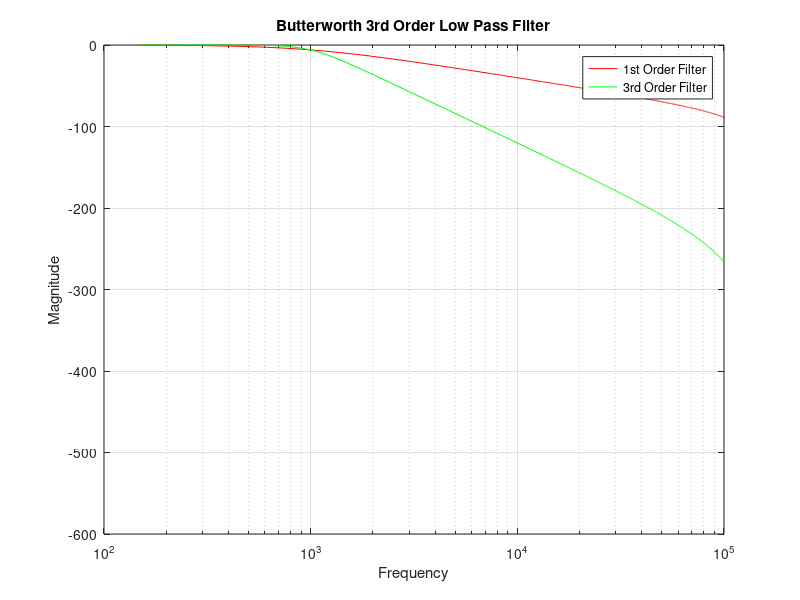

This figure's MATLAB source:
FFc = 1000; %filter cutoff frequency
FFs = 300000; %filter sampling frequency

[b,a]=butter(1,(FFc/(FFs/2)),'low'); %butterworth 1st order filter formulation
[h,Ff_dom]=freqz(b,a,1000,FFs); %h: frequency response, f: frequency vector

%1st order filter implementation:
H_dB = 20.*log10(h.*conj(h)); %frequency response
figure(1);
semilogx(Ff_dom, H_dB, 'r');
xlim([100,100000]); %frequency range
title('Butterworth Low Pass Filter');
xlabel('Frequency');
ylabel('Magnitude');

grid on;
hold on;
%3rd order filter implementation:
[b,a]=butter(3,(FFc/(FFs/2)),'low'); %butterworth 3rd order
[h,Ff_dom]=freqz(b,a,1000,FFs);
H_dB = 20.*log10(h.*conj(h));

semilogx(Ff_dom, H_dB, 'g');
xlim([100,100000]); %range of frequency
title('Butterworth 3rd Order Low Pass Filter');
xlabel('Frequency');
ylabel('Magnitude');

legend('1st Order Filter','3rd Order Filter');

%References:
%https://de.mathworks.com/help/signal/ref/butter.html
%https://de.mathworks.com/help/signal/ref/freqz.html
%https://de.mathworks.com/help/matlab/ref/semilogx.html